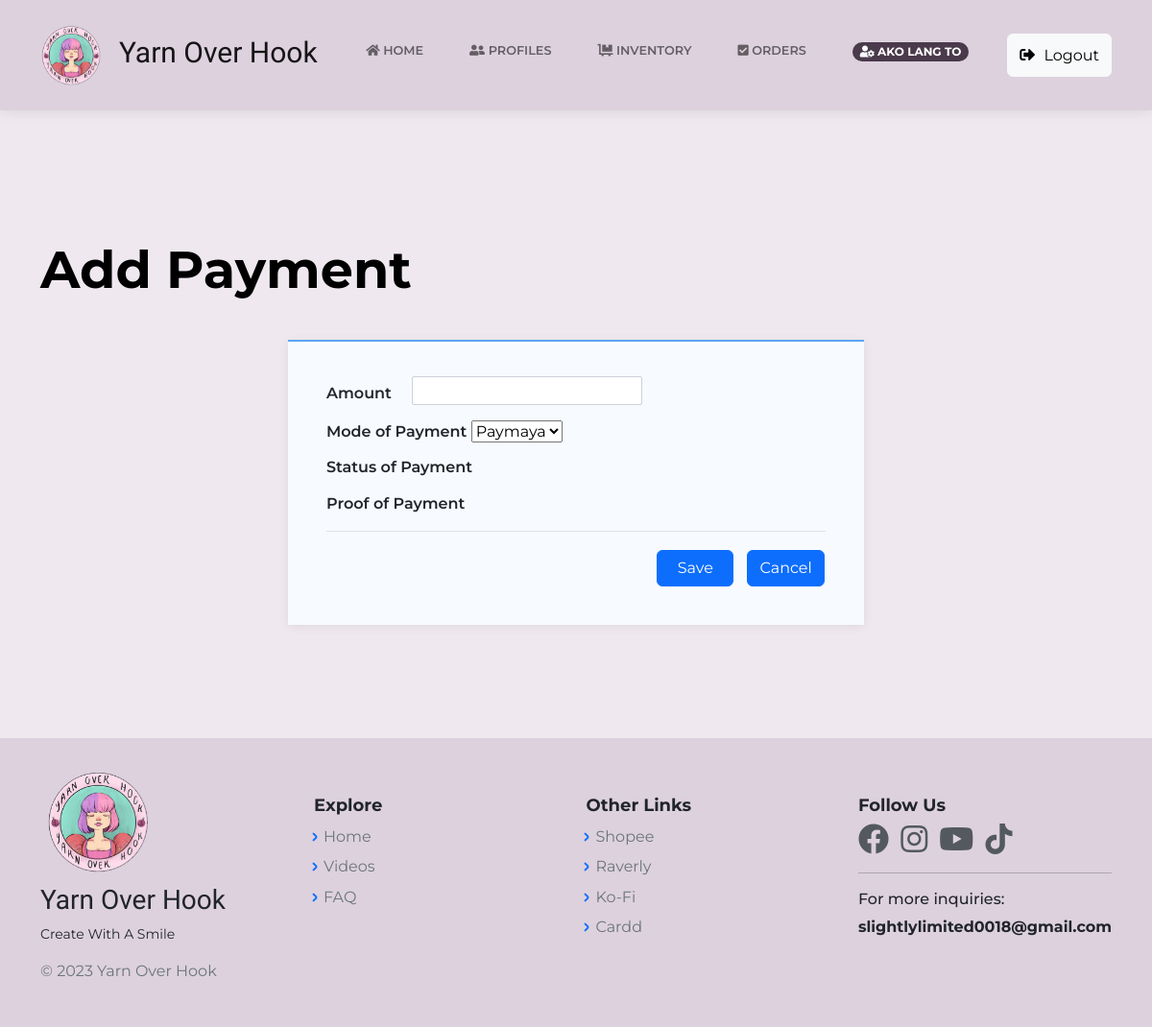
The app's page /AddPaymentCust.php?id=1 (signed in), older data.
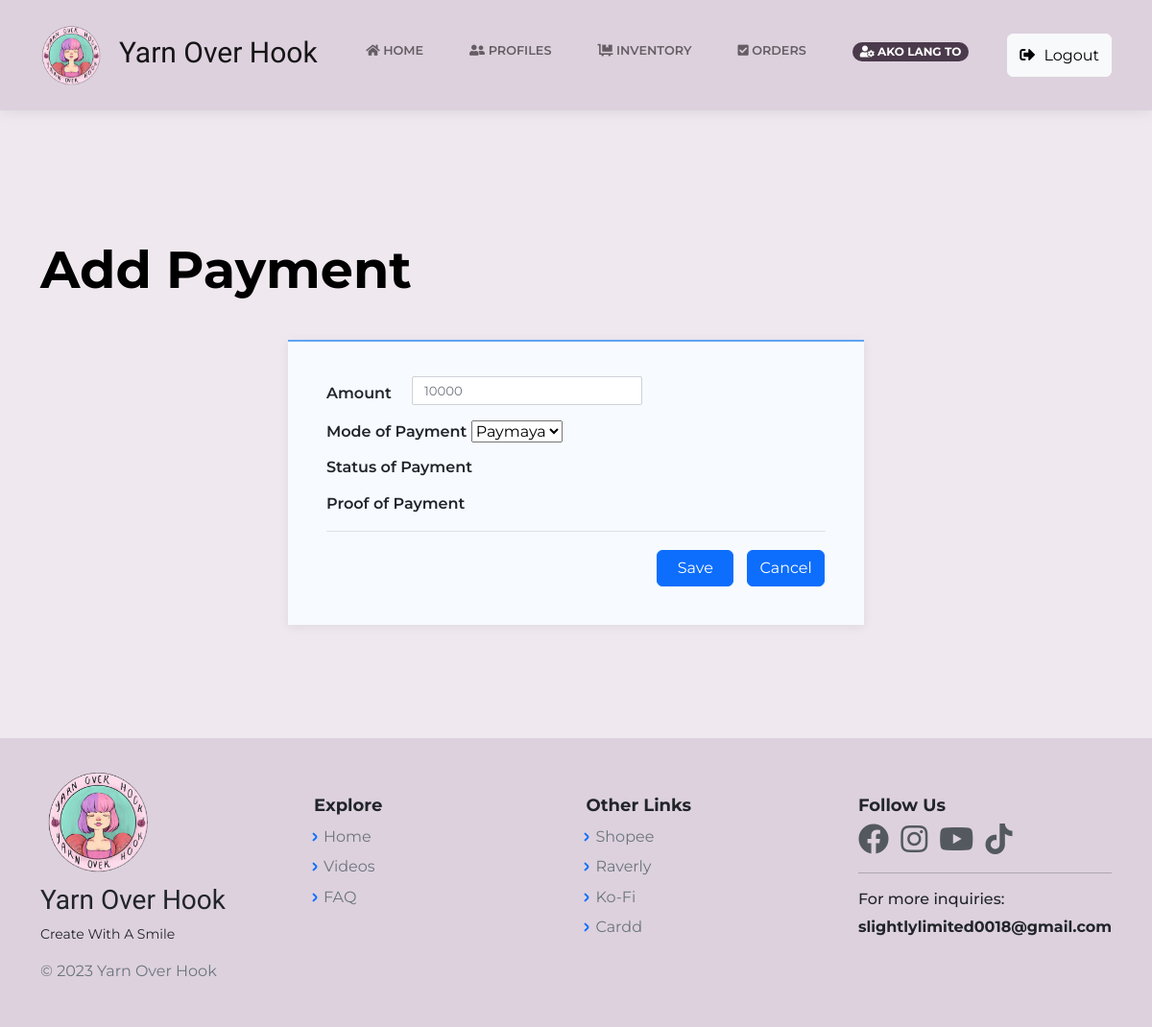
The same page, newer data.
### tables this page shows
CREATE TABLE `orders_db` (
  `id` bigint(20) NOT NULL,
  `order_id` bigint(20) NOT NULL,
  `cust_id` bigint(20) NOT NULL,
  `inventory_id` int(11) NOT NULL,
  `order_qty` int(11) NOT NULL,
  `order_date` timestamp NOT NULL DEFAULT current_timestamp() ON UPDATE current_timestamp(),
  `ItemPrice` int(12) NOT NULL
);

### AddPaymentCust.php (the view, shortened to what this page needs)
<?php
    include("includes/dbh.inc.php");
    require 'layouts/Header.php';
    if(isset($_GET['id'])) {
        $id = mysqli_real_escape_string($con, $_GET['id']);
        $item = "SELECT * FROM orders_db WHERE order_id = $id";
        $result = mysqli_query($con, $item);
        $orders = mysqli_fetch_assoc($result);
    }
?>
<body class="d-flex flex-column min-vh-100">
<?php require 'layouts/nav.php';?>
    <main class="page payment-page">
        <section class="clean-block payment-form dark" style="height: 663.328px;background-color: #efe9ef;">
            <div class="container" style="margin-bottom: 35px;margin-top: 20px;">
                <div class="block-heading">
                    <h2 style="margin-bottom: 17.2px;font-size: 54px;text-align: left;margin-top:64px; color:black; font-weight:bold;">Add Payment</h2>
                </div>
                <form>
                    <div class="products" style="margin-bottom: 15px;margin-top: 2px;">
                        <div class="item"><span class="price"></span>
                            <p class="item-name" >Amount <input placeholder="<?php echo $orders['ItemPrice']; ?>" class="form-control form-control" type="text" style="width: 240px;height: 30px;margin-left: 89px;margin-bottom: 16px;margin-top: -30px;"></p>
                            <p class="item-name" style="margin-bottom: 13.2px;" input="read-only">Mode of Payment
                            <select name="" id="sel" >
                              <option value="Paymaya">Paymaya</option>
                        		</select> </p>
                            <p class="item-name">Status of Payment </p>
                            <p class="item-name" style="margin-bottom: 14.2px;margin-top: 14px;">Proof of Payment</p>
                        </div>
                        <div class="total"><button class="btn btn-primary" type="button" style="margin-left: 344px;width: 80.4844px;">Save</button><a href=""><button class="btn btn-primary" type="button" style="margin-left: 14px;">Cancel</button></a></div>
                    </div>
                </form>
            </div>
        </section>
    </main>
<?php require 'layouts/Footer.php';?>

Row changes from the older to the newer data that the page shows:
now on this page (row edited): orders_db: ItemPrice "10000"
